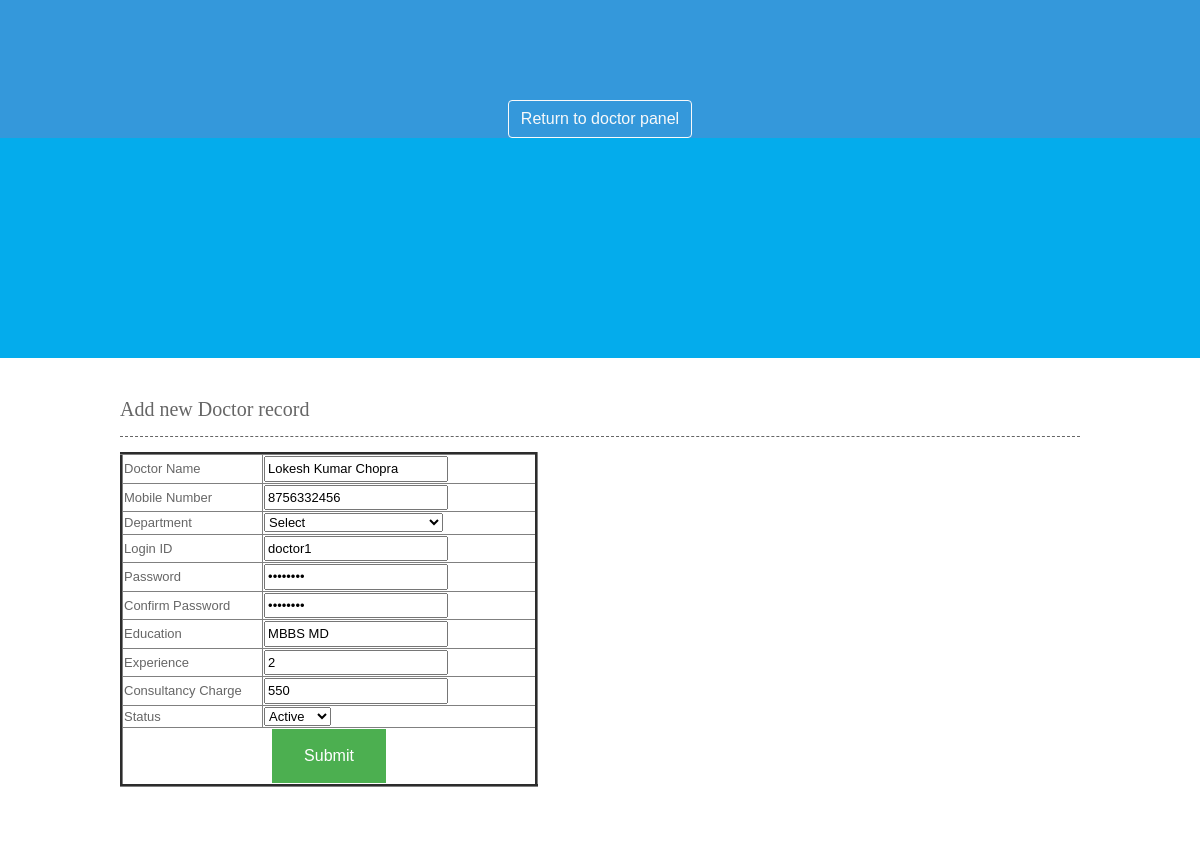
Screenshot of /doctor.php?editid=1 with the database file from the repository.
### tables this page shows
CREATE TABLE IF NOT EXISTS `doctor` (
  `doctorid` int(10) NOT NULL AUTO_INCREMENT,
  `doctorname` varchar(50) NOT NULL,
  `mobileno` varchar(15) NOT NULL,
  `departmentid` int(10) NOT NULL,
  `loginid` varchar(25) NOT NULL,
  `password` varchar(25) NOT NULL,
  `education` varchar(25) NOT NULL,
  `experience` float NOT NULL,
  `consultancy_charge` float NOT NULL,
  `status` varchar(10) NOT NULL,
  PRIMARY KEY (`doctorid`),
  UNIQUE KEY `doctorid` (`doctorid`)
);

### doctor.php (the view, shortened to what this page needs)
<!DOCTYPE html>
<html lang="en">
  <head>
    <link rel="stylesheet" href="https://maxcdn.bootstrapcdn.com/bootstrap/4.0.0-beta/css/bootstrap.min.css">
  </head>
  <body style="background-color:#3498DB;color:white;padding-top:100px;text-align:center;">
    <a href="doctor-panel.php" class="btn btn-outline-light">Return to doctor panel</a>
  </body>
</html>
<?php
include("headers.php");
include("func.php");
if(isset($_GET[editid]))
{
	$sql="SELECT * FROM doctor WHERE doctorid='$_GET[editid]' ";
	$qsql = mysqli_query($con,$sql);
	$rsedit = mysqli_fetch_array($qsql);
}
?>
<center>
<div class="wrapper col4">
  <div id="container">
    <h1>Add new Doctor record</h1>
    <form method="post" action="" name="frmdoct" onSubmit="return validateform()">
    <table width="418" border="3">
      <tbody>
        <tr>
          <td width="34%">Doctor Name</td>
          <td width="66%"><input type="text" name="doctorname" id="doctorname" value="<?php echo $rsedit[doctorname]; ?>" /></td>
        </tr>
        <tr>
          <td>Mobile Number</td>
          <td><input type="text" name="mobilenumber" id="mobilenumber" value="<?php echo $rsedit[mobileno]; ?>"/></td>
        </tr>
        <tr>
          <td>Department</td>
          <td><select name="select3" id="select3">
          <option value="">Select</option>
          </select></td>
        </tr>
        <tr>
          <td>Login ID</td>
          <td><input type="text" name="loginid" id="loginid" value="<?php echo $rsedit[loginid]; ?>"/></td>
        </tr>
        <tr>
          <td>Password</td>
          <td><input type="password" name="password" id="password" value="<?php echo $rsedit[password]; ?>"/></td>
        </tr>
        <tr>
          <td>Confirm Password</td>
          <td><input type="password" name="cnfirmpassword" id="cnfirmpassword" value="<?php echo $rsedit[password]; ?>"/></td>
        </tr>
        <tr>
          <td>Education</td>
          <td><input type="text" name="education" id="education" value="<?php echo $rsedit[education]; ?>" /></td>
        </tr>
        <tr>
          <td>Experience</td>
          <td><input type="text" name="experience" id="experience" value="<?php echo $rsedit[experience]; ?>"/></td>
        </tr>
        <tr>
          <td>Consultancy Charge</td>
          <td><input type="text" name="consultancy_charge" id="consultancy_charge" value="<?php echo $rsedit[consultancy_charge]; ?>"/></td>
        </tr>
        <tr>
          <td>Status</td>
          <td><select name="select" id="select">
            <?php
		  $arr= array("Active","Inactive");
		  foreach($arr as $val)
		  {
			  if($val == $rsedit[status])
			  {
			  echo "<option value='$val' selected>$val</option>";
			  }
			  else
			  {
			  echo "<option value='$val'>$val</option>";
			  }
		  }
		  ?>
          </select></td>
        </tr>
        <tr>
          <td colspan="2" align="center"><input type="submit" name="submit" id="submit" value="Submit" /></td>
        </tr>
      </tbody>
    </table>
    </form>
    <p>&nbsp;</p>
  </div>
</div>
</div></center>

### layout.css (style rules this page uses)
html { overflow-y:scroll; }
body { margin:0; padding:0; font-size:13px; font-family:verdana, Arial, Helvetica, sans-serif; color:#FFFFFF; background-color:#4F473A; }
a { outline:none; text-decoration:none; }
div.wrapper { display:block; width:100%; margin:0; text-align:left; }
.col3, .col4 { color:#666666; background-color:#FFFFFF; }
#head, #gallery, #breadcrumb, #container, #footer { display:block; position:relative; width:960px; margin:0 auto; }
#container { padding:40px 0; }
#container h1, #container h2, #container h3, #container h4, #container h5, #container h6 { margin:0 0 15px 0; padding:0 0 15px 0; line-height:normal; font-weight:normal; font-size:20px; font-family:Georgia, "Times New Roman", Times, serif; border-bottom:1px dashed #666666; }

### headers.php (style rules this page uses)
input[type=submit] { background-color: #4CAF50; border: none; cursor:pointer; color: white; padding: 15px 32px; text-align: center; text-decoration: none; display: inline-block; font-size: 16px; }

### rows the page displays
doctor: doctorname "Lokesh Kumar Chopra", mobilenumber "8756332456", loginid "doctor1", education "MBBS MD", experience "2", consultancy_charge "550", select "Active"
